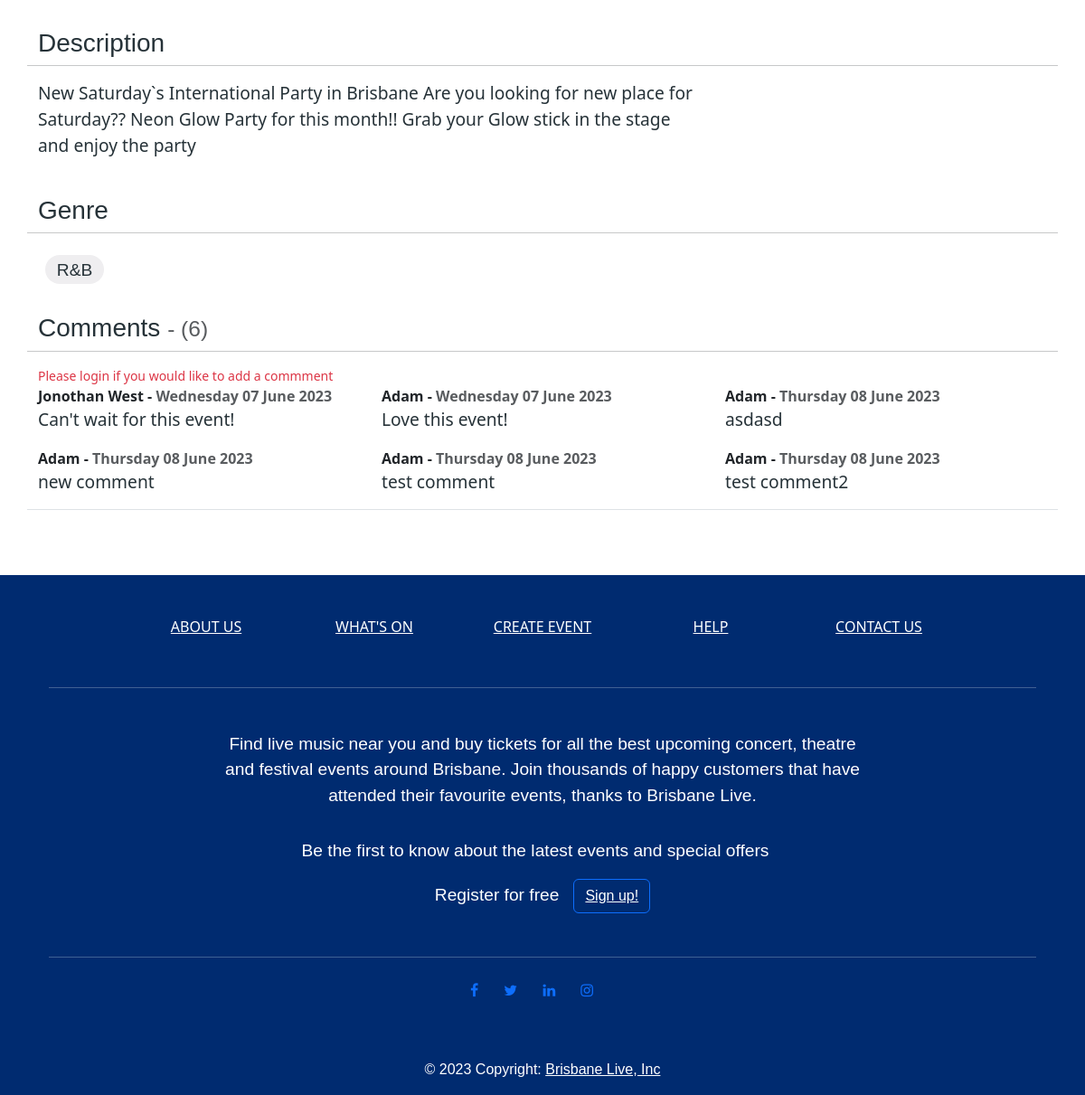
Before: /event/1 (lower part) with the older database file.
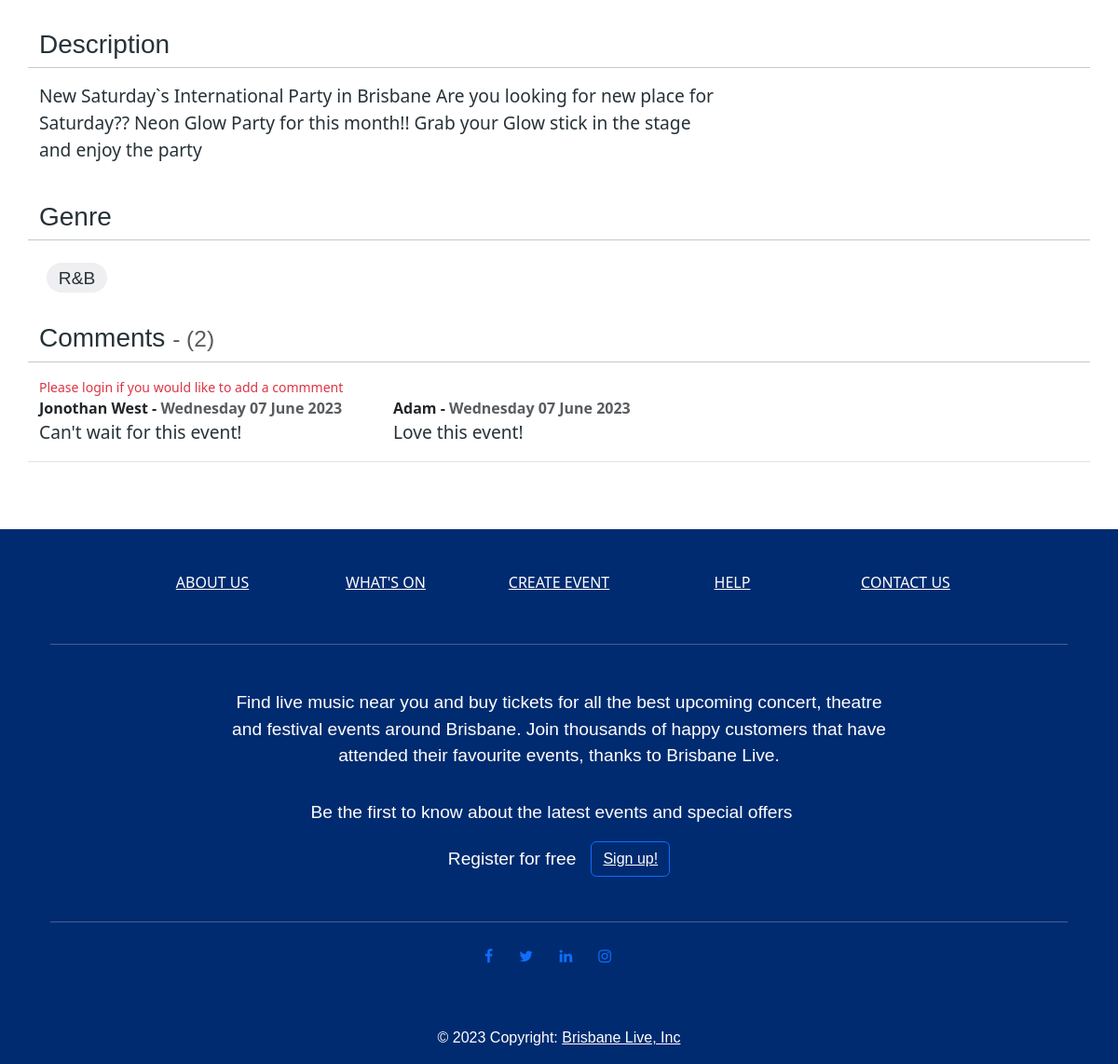
After: the same page with the newer database file.
### brisbane_live/models.py (models this page shows)
class Event(db.Model):
    __tablename__ = 'events'
    id = db.Column(db.Integer, primary_key=True)
    name = db.Column(db.String(100), nullable=False)
    status = db.Column(db.String(10), CheckConstraint("status IN ('Open', 'Inactive', 'Sold Out', 'Cancelled')"), nullable=False, index=True) #checks status is valid status
    start_time = db.Column(db.Time, nullable=False, index=True)
    end_time = db.Column(db.Time, nullable=False, index=True)
    description = db.Column(db.String(500), nullable=False, index=True)
    image = db.Column(db.String(400), nullable=False, index=True)
    ticket_price = db.Column(db.Float(2), CheckConstraint('ticket_price >= 0'), nullable=False, index=True)
    num_tickets = db.Column(db.Integer, CheckConstraint('num_tickets >= 0'), nullable=False, index=True)
    end_date = db.Column(db.Date, nullable=False, index=True)
    start_date = db.Column(db.Date, nullable=False, index=True)
    user_id = db.Column(db.Integer, db.ForeignKey('users.id'))
    genre = db.Column(db.Integer, db.ForeignKey('genres.id'))
    artist_names = db.Column(db.String(100), nullable=False, index=True)
    venue_name = db.Column(db.String(100), nullable=False, index=True)
    street_address = db.Column(db.String(100), nullable=False, index=True)
    comments = db.relationship('Comment', backref='events')

class Comment(db.Model):
    __tablename__ = 'comments'
    id = db.Column(db.Integer, primary_key=True)
    text = db.Column(db.String(500), nullable=False)
    date_posted = db.Column(db.DateTime,default=datetime.now(), nullable=False)
    user_id = db.Column(db.Integer, db.ForeignKey('users.id'))
    event_id = db.Column(db.Integer, db.ForeignKey('events.id'))

### brisbane_live/createEvent.py (the view)
@bp.route('/event/<int:id>', methods=['GET', 'POST'])
def show(id):
    event = db.session.scalar(db.select(Event).where(Event.id==id))
    tickets_sold = db.session.query(func.sum(Order.num_tickets)).filter(Order.event_id==id).scalar()
    total_tickets = db.session.query(Event.num_tickets).filter(Event.id==id).scalar()
    if tickets_sold is not None:
        tickets_remaining = total_tickets - tickets_sold
    else:
        tickets_remaining = total_tickets
    form = orderForm()
    cform = CommentForm()
    return render_template('event-details.html', event=event, form=form, remaining=tickets_remaining, cform=cform)

### brisbane_live/templates/event-details.html (shortened to what this page needs)
{% extends 'base.html' %}
{% import "bootstrap5/form.html" as wtf %}
{% block header %}
<head>
</head>
{% endblock %}
{% block content %}
<main>
    <div class="page-content">
        <div class="container no gutters-xs-only py-4 mb-4 bg-body-white">
            <div class="row">
            <div class="event-details order-lg-2 order-1">
                    <div class="row align-items-center">
                        <div class="col-12 col-lg-3">
                        </div>
                        <div class="col-12 col-lg-5">
                        </div>
                    </div>
                    <div class="row align-items-center">
                        <h3 class="pt-4">Description</h3>
                        <hr>
                    </div>
                    <div class="row align-items-center">
                        <div class="col-12 col-lg-8">
                            <p>{{event.description}}
                            </p>
                        </div>
                    </div>
                    <div class="row align-items-center">
                        <h3 class="pt-4">Genre</h3>
                        <hr>
                    </div>
                    <div class="d-flex p-2">
                        <span class="badge rounded-pill" id="badge-custom">{{event.genre}}</span>
                    </div>
                    <div class="row border-bottom">
                        <h3 class="pt-4">Comments <small class="text-muted"> - ({{event.comments|length}})</small> </h3>
                        <hr>
                        {% if current_user.is_authenticated %}
                        {{wtf.render_form(cform,"/event/{0}/comment".format(event.id))}}
                        {% else %}
                        <small class="text-danger">Please login if you would like to add a commment</small>
                        {% endif %}
                        <div class="container text-left">
                            <div class="row">
                                {% for comment in event.comments %}
                              <div class="col-sm-12 col-md-4">
                                <b>{{comment.user_id}} - <span class="ml-2 text-muted">{{comment.date_posted.strftime('%A %d %B %Y')}}</span></b>
                                <p>{{comment.text}}</p>  </div>
                                {% endfor %}
                            </div>
                          </div>
                </div>
            </div>
        </div>
    </div>
    </div>
</main>
{% endblock %}

### brisbane_live/templates/base.html (shortened to what this page needs)
<html>
<head>
    <link href="https://maxcdn.bootstrapcdn.com/font-awesome/4.4.0/css/font-awesome.min.css" rel="stylesheet"/>
    <link rel="stylesheet" href="{{ url_for('static', filename='CSS/style.css') }}">
    <link href="https://cdn.jsdelivr.net/npm/bootstrap@5.3.0-alpha3/dist/css/bootstrap.min.css" rel="stylesheet"
>
</head>
<body>
    {% block header %}
    {% endblock %}
    {% block content %}
    {% endblock %}
    <div class="background-custom">
        <div class="container no gutters-xs-only ">
            <footer class="text-center text-white" >
                 <div class="container">
                    <section class="mt-5">
                        <div class="row text-center d-flex justify-content-center pt-5">
                            <div class="col-md-2">
                                <h6 class="text-uppercase font-weight-bold">
                                    <a href="#" class="text-white">About us  </a>
                                </h6>
                            </div>
                            <div class="col-md-2">
                                <h6 class="text-uppercase font-weight-bold">
                                    <a href="{{url_for('main.index')}}" class="text-white">What's On</a>
                                </h6>
                            </div>
                            <div class="col-md-2">
                                <h6 class="text-uppercase font-weight-bold">
                                    <a href="{{url_for('createEvent.createEvent')}}" class="text-white">Create Event</a>
                                </h6>
                            </div>
                            <div class="col-md-2">
                                <h6 class="text-uppercase font-weight-bold">
                                    <a href="#" class="text-white">Help</a>
                                </h6>
                            </div>
                            <div class="col-md-2">
                                <h6 class="text-uppercase font-weight-bold">
                                    <a href="#" class="text-white">Contact Us</a>
                                </h6>
                            </div>
                        </div>
                    </section>
                    <hr class="my-5" />
                    <section class="mb-3">
                        <div class="row d-flex justify-content-center">
                          <div class="col-lg-8">
                            <p id="footer-text">
                                Find live music near you and buy tickets for all the best upcoming concert, theatre and festival events around Brisbane.
                                Join thousands of happy customers that have attended their favourite events, thanks to Brisbane Live.
                            </p>
                          </div>
                        </div>
                    </section>
                    <section class="mb-5">
                        <p class="d-flex justify-content-center align-items-center"id="footer-text">
                            <span class="me-3">Be the first to know about the latest events and special offers</span>
                        <p class="d-flex justify-content-center align-items-center"id="footer-text">
                            <span class="me-3">Register for free</span>
                            <button type="button" class="btn btn-outline-primary btn-rounded">
                            <a id="footer-text" href="{{ url_for('auth.register') }}">Sign up!</a>
                            </button>
                        </p>
                      </section>
                    <hr class="mb-4" />
                    <section class="text-center mb-5">
                        <a href="#"class="me-4"><i class="fa fa-facebook"></i></a>
                        <a href="#"class="me-4"><i class="fa fa-twitter"></i></a>
                        <a href="#"class="me-4"><i class="fa fa-linkedin"></i></a>
                        <a href="#"class="me-4"><i class="fa fa-instagram"></i></a>
                    </section>
                    <div class = "background-custom">
                        <div class="text-center p-3" id="footer-text">
                         © 2023 Copyright:
                        <a class="text-white" href="{{ url_for('main.index') }}"> Brisbane Live, Inc</a>
                        </div>
                    </div>
                </div>
            </footer>
        </div>
    </div>
</body>
</html>

### brisbane_live/static/CSS/style.css (style rules this page uses)
html { margin: 0; padding: 0; border: 0; font-size: 100%; font: inherit; vertical-align: baseline; }
p { font-size: 1.2rem; color: #263238; font-family: system-ui, -apple-system, BlinkMacSystemFont, 'Segoe UI', Roboto, Oxygen, Ubuntu, Cantarell, 'Open Sans', 'Helvetica Neue', sans-serif }
h3 { color: #263238 !important; font-family: sans-serif !important; }
.background-custom { background: #002b70 }
#footer-text { color: white !important; font-family: sans-serif; }
.page-content { background: white }
#badge-custom { background-color: #efeef0; color: #263238; font-size: 1.2rem; padding: 0.4rem 0.8rem; border-radius: 1rem; font-weight: 400; font-family: sans-serif; }

Changed rows visible on the page:
removed Comment: user_id "Adam", date_posted "Thursday 08 June 2023", text "asdasd"
removed Comment: user_id "Adam", date_posted "Thursday 08 June 2023", text "new comment"
removed Comment: user_id "Adam", date_posted "Thursday 08 June 2023", text "test comment"
removed Comment: user_id "Adam", date_posted "Thursday 08 June 2023", text "test comment2"
Other visible differences:
{{ event.comments|length }}: "6" → "2"
